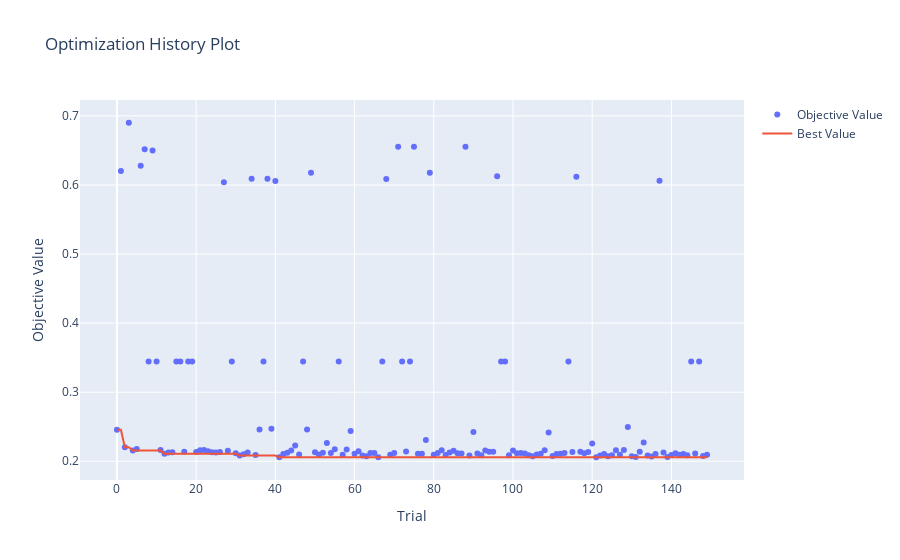

Here is the notebook cell this chart was saved with:
### Code cell
optuna.visualization.plot_optimization_history(study)

### Figure 1 — Plotly figure (JSON) as saved in the notebook; plotly's stock layout.template omitted (floating-point values rounded to 4 significant figures; data arrays with more than 128 entries replaced by an {"elided": "..."} marker saying what was removed)
{"data": [{"mode": "markers", "name": "Objective Value", "type": "scatter", "x": {"elided": "150 int values"}, "y": {"elided": "150 float values"}}, {"name": "Best Value", "type": "scatter", "x": {"elided": "150 int values"}, "y": {"elided": "150 float values"}}], "layout": {"title": {"text": "Optimization History Plot"}, "xaxis": {"title": {"text": "Trial"}}, "yaxis": {"title": {"text": "Objective Value"}}}}
